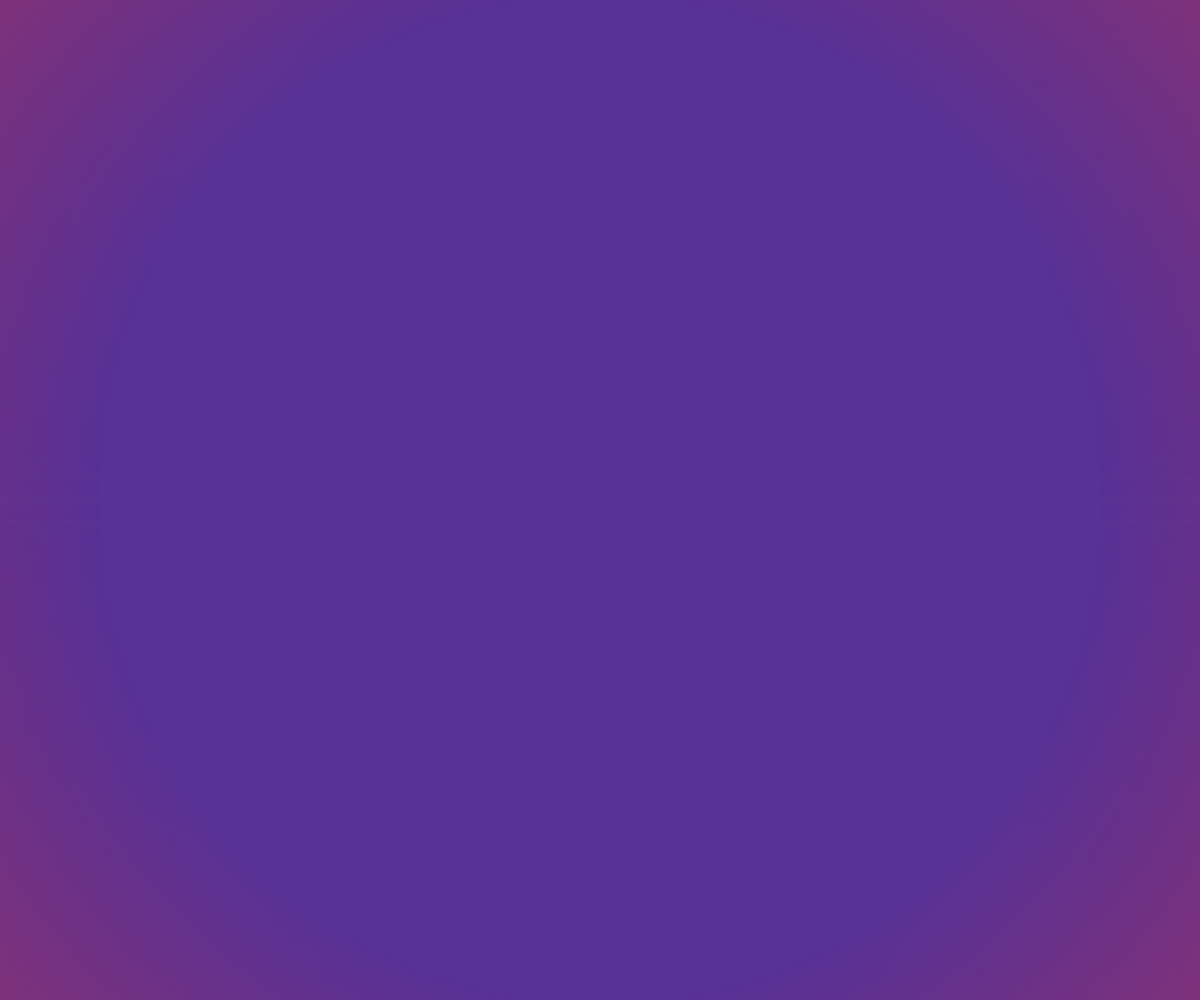
Frame 1 (no input)
Frame 60 (no input): identical to frame 1, image omitted
Frame 120 (the mouse pressed at the canvas centre since frame 60): identical to frame 1, image omitted

The p5.js sketch that drew this single still picture (run headless with seeded random() and noise() and a simulated clock; from frame 60 on, the mouse is pressed at the canvas centre):

// p5.js sketch
// ── sketch.js
let degwade;

function setup() {
	createCanvas(windowWidth, windowHeight);
	degwade = circularGradiant(width, height, 156, 50, 100, 20, 50, 200);
}

function draw() {
	background(255);
	image(degwade, 0, 0, width, height);  //= w, h
}

function linearGradiant(w, h, r1, v1, b1, r2, v2, b2){
	
	let graphic = createGraphics(w, h);
	
	for(let compteur = 0; compteur < height; compteur++){ 
		let red = map(compteur, 0, h, r1, r2);
		let green = map(compteur, 0, h, v1, v2);
		let blue = map(compteur, 0, h, b1, b2);
		graphic.stroke(red, green, blue); //degwade.stroke=à l'intérieur de degwade j'aimeais bien dessiner ma fonction stroke
		graphic.line(0, compteur, w, compteur);
	}
	
	return graphic;
}

function circularGradiant(w, h, r1, v1, b1, r2, v2, b2){
	
	let graphic = createGraphics(w, h);
	
	h = h * 2;
	
	graphic.rectMode(CENTER);
	graphic.translate(graphic.width/2, graphic.height/2);
	
	for(let compteur = 0; compteur < height; compteur++){ 
		let red = map(compteur, 0, h, r1, r2);
		let green = map(compteur, 0, h, v1, v2);
		let blue = map(compteur, 0, h, b1, b2);
		graphic.fill(red, green, blue);
		graphic.noStroke();
		graphic.ellipse(0, 0, h-compteur, h-compteur);
	}
	
	return graphic;
}
